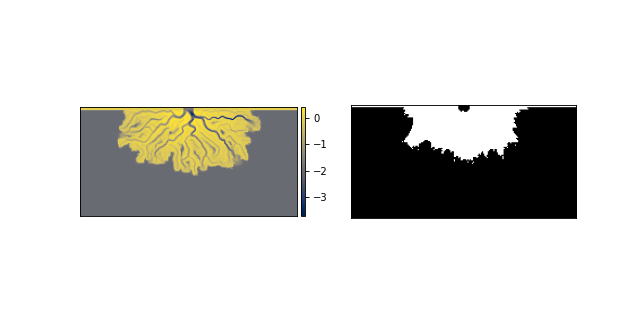

Generate this figure with Python:
import matplotlib.pyplot as plt
from deltametrics.mask import LandMask
from deltametrics.sample_data.sample_data import golf
#
golfcube = golf()
lmsk = LandMask(golfcube["eta"][-1, :, :], elevation_threshold=0)
#
fig, ax = plt.subplots(1, 2, figsize=(8, 4))
golfcube.quick_show("eta", idx=-1, ax=ax[0])
lmsk.show(ax=ax[1])
